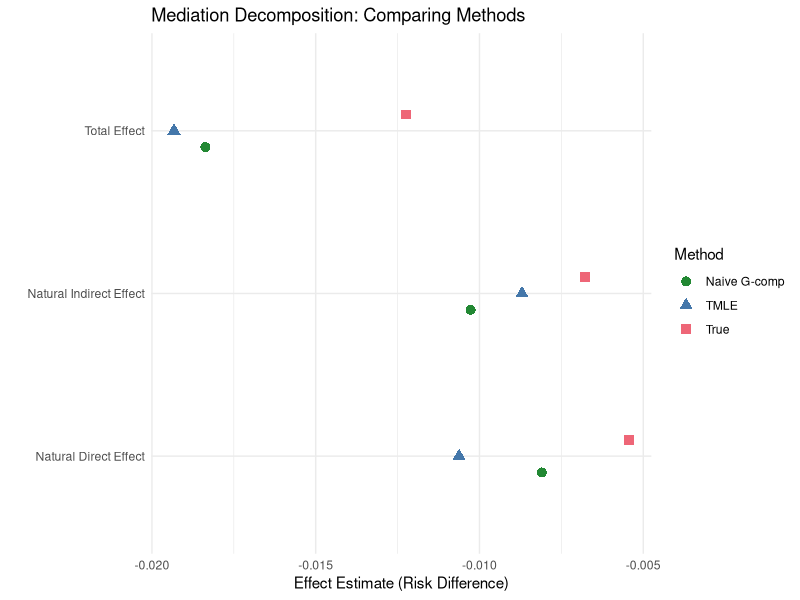
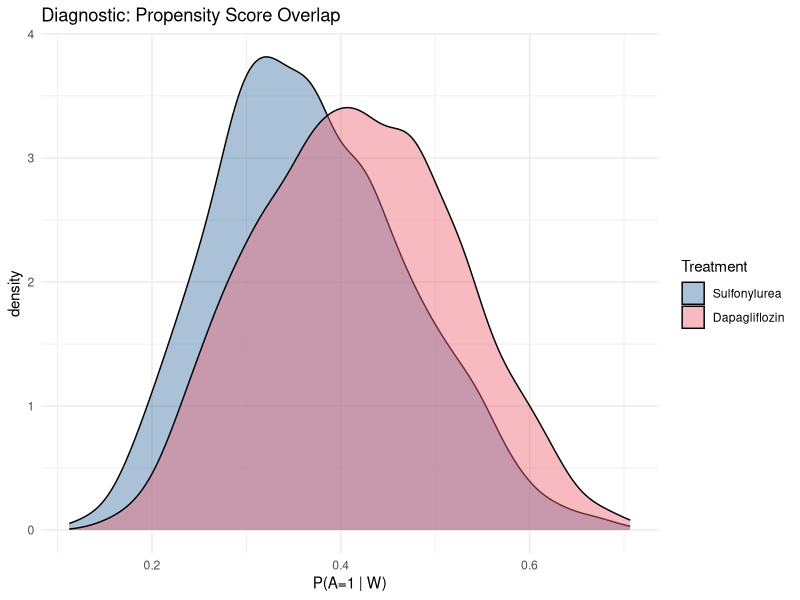
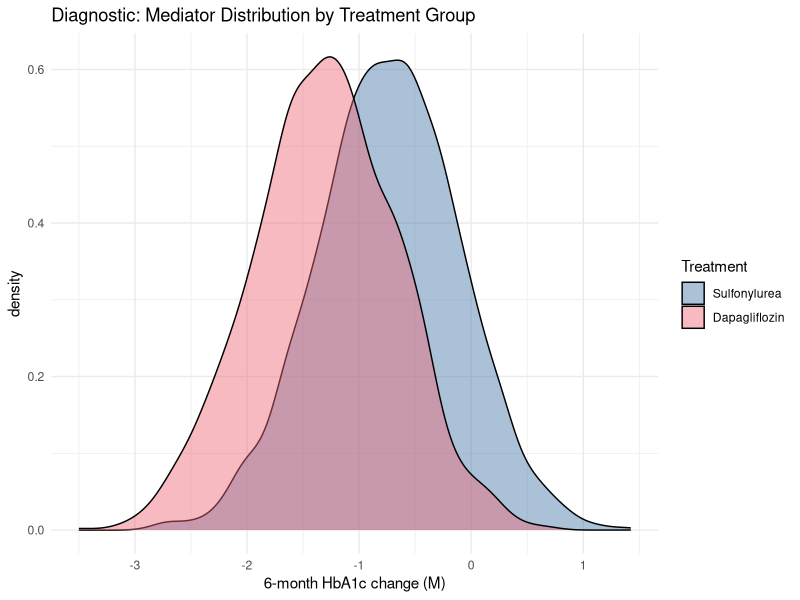
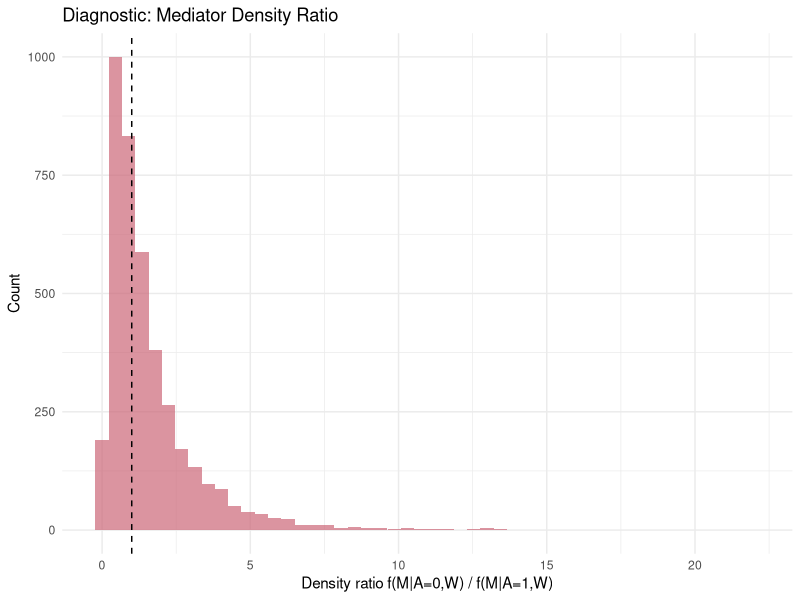
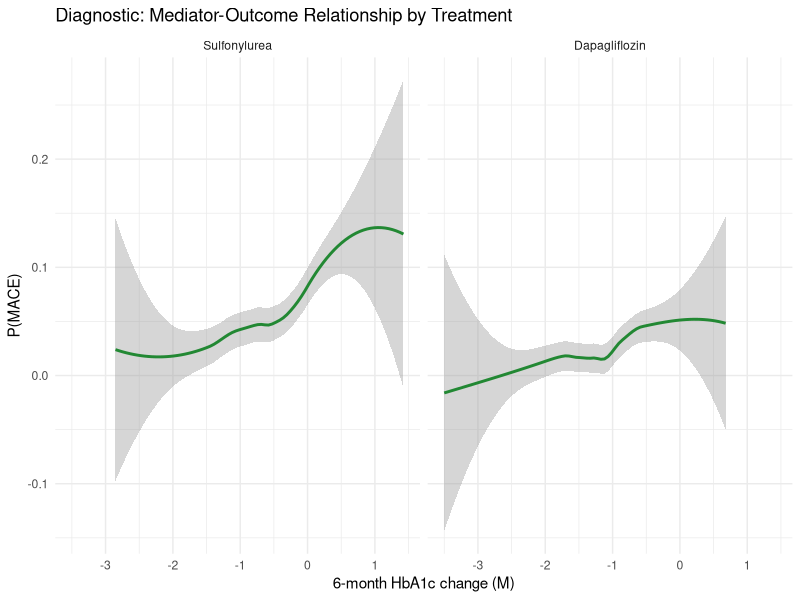

Generate these figures, in order, with R:
## ---- chunk 1
library(tidyverse)
set.seed(2026)
n <- 4000

# --- Baseline confounders ---
age    <- rnorm(n, mean = 62, sd = 10)
bmi    <- rnorm(n, mean = 31, sd = 5)
hba1c_bl <- rnorm(n, mean = 8.2, sd = 1.3)   # baseline HbA1c
cvd    <- rbinom(n, 1, plogis(-3.5 + 0.04 * age + 0.03 * bmi))
egfr   <- pmax(15, rnorm(n, mean = 95 - 0.5 * (age - 60), sd = 15))
statin <- rbinom(n, 1, plogis(-1.5 + 1.8 * cvd + 0.02 * age))

# --- Treatment model ---
lp_trt <- -0.5 +
  -0.02 * (age - 62) +
  0.03 * (bmi - 31) +
  -0.1 * (hba1c_bl - 8.2) +
  -0.5 * cvd +
  0.015 * (egfr - 80)

A <- rbinom(n, 1, plogis(lp_trt))

# --- Mediator: 6-month HbA1c change ---
# Dapagliflozin lowers HbA1c more than sulfonylurea
# Negative values = improvement (reduction in HbA1c)
M <- rnorm(n,
  mean = -0.3 - 0.5 * A + 0.1 * (hba1c_bl - 8.2) - 0.005 * egfr +
         0.01 * (age - 62),
  sd = 0.6
)

# --- Outcome: 1-year MACE ---
# Direct effect of A (non-glycemic) + indirect effect through M
lp_out <- -3.5 +
  -0.25 * A +           # DIRECT effect (non-glycemic pathways)
  0.40 * M +            # mediator effect (higher HbA1c change → more MACE)
  0.04 * (age - 62) +
  0.02 * (bmi - 31) +
  0.90 * cvd +
  -0.01 * (egfr - 80) +
  0.25 * statin +
  0.15 * A * cvd        # treatment-confounder interaction on direct path

Y <- rbinom(n, 1, plogis(lp_out))

dat <- tibble(age, bmi, hba1c_bl, cvd, egfr, statin, A, M, Y)
## ---- chunk 2
# --- Compute true NDE and NIE from the structural model ---

# We need: E[M | A=0, W] and E[M | A=1, W]
M_mean_A0 <- -0.3 - 0.5 * 0 + 0.1 * (hba1c_bl - 8.2) - 0.005 * egfr +
              0.01 * (age - 62)
M_mean_A1 <- -0.3 - 0.5 * 1 + 0.1 * (hba1c_bl - 8.2) - 0.005 * egfr +
              0.01 * (age - 62)

# Monte Carlo integration over M distribution
set.seed(999)
n_mc <- 50  # MC samples per observation

true_nde_vals <- numeric(n)
true_nie_vals <- numeric(n)
true_te_vals  <- numeric(n)

for (i in 1:n) {
  # Sample M values from P(M | A=0, W)
  m_samples_A0 <- rnorm(n_mc, mean = M_mean_A0[i], sd = 0.6)
  # Sample M values from P(M | A=1, W)
  m_samples_A1 <- rnorm(n_mc, mean = M_mean_A1[i], sd = 0.6)

  w_vec <- c(age[i], bmi[i], cvd[i], egfr[i], statin[i])

  # E[Y(1, M(0))] - average over M drawn from P(M|A=0,W)
  lp_1_m0 <- -3.5 + -0.25 * 1 + 0.40 * m_samples_A0 +
              0.04 * (w_vec[1] - 62) + 0.02 * (w_vec[2] - 31) +
              0.90 * w_vec[3] + -0.01 * (w_vec[4] - 80) +
              0.25 * w_vec[5] + 0.15 * 1 * w_vec[3]
  EY_1_M0 <- mean(plogis(lp_1_m0))

  # E[Y(0, M(0))]
  lp_0_m0 <- -3.5 + -0.25 * 0 + 0.40 * m_samples_A0 +
              0.04 * (w_vec[1] - 62) + 0.02 * (w_vec[2] - 31) +
              0.90 * w_vec[3] + -0.01 * (w_vec[4] - 80) +
              0.25 * w_vec[5] + 0.15 * 0 * w_vec[3]
  EY_0_M0 <- mean(plogis(lp_0_m0))

  # E[Y(1, M(1))]
  lp_1_m1 <- -3.5 + -0.25 * 1 + 0.40 * m_samples_A1 +
              0.04 * (w_vec[1] - 62) + 0.02 * (w_vec[2] - 31) +
              0.90 * w_vec[3] + -0.01 * (w_vec[4] - 80) +
              0.25 * w_vec[5] + 0.15 * 1 * w_vec[3]
  EY_1_M1 <- mean(plogis(lp_1_m1))

  true_nde_vals[i] <- EY_1_M0 - EY_0_M0
  true_nie_vals[i] <- EY_1_M1 - EY_1_M0
  true_te_vals[i]  <- EY_1_M1 - EY_0_M0
}

true_NDE <- mean(true_nde_vals)
true_NIE <- mean(true_nie_vals)
true_TE  <- mean(true_te_vals)

cat("True Total Effect: ", round(true_TE, 4), "\n")
cat("True NDE (direct): ", round(true_NDE, 4), "\n")
cat("True NIE (via M):  ", round(true_NIE, 4), "\n")
cat("NDE + NIE:         ", round(true_NDE + true_NIE, 4), "\n")
cat("Proportion mediated:", round(true_NIE / true_TE * 100, 1), "%\n")
## ---- chunk 3
# Step 1: Total effect
total_mod <- glm(Y ~ A + age + bmi + hba1c_bl + cvd + egfr + statin,
                 family = binomial, data = dat)

# Step 2: Mediator model
med_mod <- lm(M ~ A + age + bmi + hba1c_bl + cvd + egfr + statin,
              data = dat)

# Step 3: Outcome model with mediator
full_mod <- glm(Y ~ A + M + age + bmi + hba1c_bl + cvd + egfr + statin,
                family = binomial, data = dat)

cat("--- Baron-Kenny style coefficients ---\n")
cat("Total effect (A in model without M):", round(coef(total_mod)["A"], 3), "(log-OR)\n")
cat("Direct effect (A in model with M):  ", round(coef(full_mod)["A"], 3), "(log-OR)\n")
cat("Mediator effect (M on Y):           ", round(coef(full_mod)["M"], 3), "(log-OR)\n")
cat("Treatment on mediator:              ", round(coef(med_mod)["A"], 3), "(mean change)\n")
## ---- chunk 4
# Outcome model including the mediator
q_med_mod <- glm(Y ~ A + M + age + bmi + hba1c_bl + cvd + egfr + statin +
                   A:cvd,
                 family = binomial, data = dat)

# Mediator model
m_mod <- lm(M ~ A + age + bmi + hba1c_bl + egfr, data = dat)

# Predicted mediator values under A=0 and A=1
M_hat_A0 <- predict(m_mod, newdata = dat %>% mutate(A = 0))
M_hat_A1 <- predict(m_mod, newdata = dat %>% mutate(A = 1))

# E[Y(1, M(0))]: set A=1, M=M_hat_A0
EY_1_M0 <- mean(predict(q_med_mod,
  newdata = dat %>% mutate(A = 1, M = M_hat_A0),
  type = "response"))

# E[Y(0, M(0))]: set A=0, M=M_hat_A0
EY_0_M0 <- mean(predict(q_med_mod,
  newdata = dat %>% mutate(A = 0, M = M_hat_A0),
  type = "response"))

# E[Y(1, M(1))]: set A=1, M=M_hat_A1
EY_1_M1 <- mean(predict(q_med_mod,
  newdata = dat %>% mutate(A = 1, M = M_hat_A1),
  type = "response"))

naive_NDE <- EY_1_M0 - EY_0_M0
naive_NIE <- EY_1_M1 - EY_1_M0
naive_TE  <- EY_1_M1 - EY_0_M0

cat("Naive G-comp NDE:", round(naive_NDE, 4), " (true:", round(true_NDE, 4), ")\n")
cat("Naive G-comp NIE:", round(naive_NIE, 4), " (true:", round(true_NIE, 4), ")\n")
cat("Naive G-comp TE: ", round(naive_TE, 4),  " (true:", round(true_TE, 4), ")\n")
## ---- chunk 5
logit <- function(p) log(p / (1 - p))

# Outcome model: includes treatment, mediator, and confounders
q_mod <- glm(Y ~ A + M + age + bmi + hba1c_bl + cvd + egfr + statin +
               A:cvd + A:M,
             family = binomial, data = dat)

# Predict at observed values
QAM_init <- predict(q_mod, type = "response")

# Predict under counterfactual treatment values (keeping M observed)
Q1M_init <- predict(q_mod, newdata = dat %>% mutate(A = 1), type = "response")
Q0M_init <- predict(q_mod, newdata = dat %>% mutate(A = 0), type = "response")

cat("Q(A,M,W) range:", round(range(QAM_init), 4), "\n")
## ---- chunk 6
# Mediator model: how does M depend on A and W?
m_mod <- lm(M ~ A + age + bmi + hba1c_bl + egfr, data = dat)
sigma_m <- sigma(m_mod)

# Predicted mediator mean under A=0 and A=1
M_mean_a0 <- predict(m_mod, newdata = dat %>% mutate(A = 0))
M_mean_a1 <- predict(m_mod, newdata = dat %>% mutate(A = 1))

# Density of observed M under each treatment condition
# P(M_obs | A=0, W) and P(M_obs | A=1, W)
dens_M_A0 <- dnorm(dat$M, mean = M_mean_a0, sd = sigma_m)
dens_M_A1 <- dnorm(dat$M, mean = M_mean_a1, sd = sigma_m)

cat("Mean mediator shift (A=1 vs A=0):", round(mean(M_mean_a1 - M_mean_a0), 3), "\n")
## ---- chunk 7
g_mod <- glm(A ~ age + bmi + hba1c_bl + cvd + egfr + statin,
             family = binomial, data = dat)

ps <- predict(g_mod, type = "response")
ps <- pmax(0.01, pmin(0.99, ps))

cat("Propensity score range:", round(range(ps), 3), "\n")
## ---- chunk 8
# Density ratio: P(M | A=0, W) / P(M | A=1, W)
# This ratio "transports" the mediator distribution from control to treatment
density_ratio <- dens_M_A0 / pmax(dens_M_A1, 1e-10)

# Clever covariate for NDE
H_NDE <- dat$A * density_ratio / ps - (1 - dat$A) / (1 - ps)

# Clever covariate for NIE
H_NIE <- dat$A / ps - dat$A * density_ratio / ps

cat("Density ratio range:", round(range(density_ratio), 3), "\n")
cat("H_NDE range:", round(range(H_NDE), 2), "\n")
cat("H_NIE range:", round(range(H_NIE), 2), "\n")
## ---- chunk 9
# Fluctuation for NDE
fluc_nde <- glm(dat$Y ~ -1 + offset(logit(QAM_init)) + H_NDE,
                family = binomial)
eps_nde <- coef(fluc_nde)

cat("Epsilon NDE:", round(eps_nde, 5), "\n")

# Update Q predictions
Q1M_star_nde <- plogis(logit(Q1M_init) + eps_nde * density_ratio / ps)
Q0M_star_nde <- plogis(logit(Q0M_init) + eps_nde * (-1 / (1 - ps)))
## ---- chunk 10
# For the NDE, we need E[Q*(1,M,W)] where M ~ P(M|A=0,W)
# We use the density-ratio weighted average among treated
# and the direct average among controls

# Approach: Monte Carlo integration over P(M | A=0, W)
set.seed(42)
n_mc <- 30

nde_mc <- numeric(n)
for (i in 1:n) {
  m_draws <- rnorm(n_mc, mean = M_mean_a0[i], sd = sigma_m)

  # Density ratio for each MC draw: f(m|A=0,W) / f(m|A=1,W)
  dr_draws <- dnorm(m_draws, mean = M_mean_a0[i], sd = sigma_m) /
              pmax(dnorm(m_draws, mean = M_mean_a1[i], sd = sigma_m), 1e-10)

  # Q*(1, m, W) for each m draw
  # H_NDE at (A=1, m) = density_ratio(m) / ps
  newdat_1 <- dat[rep(i, n_mc), ] %>% mutate(A = 1, M = m_draws)
  q1m <- predict(q_mod, newdata = newdat_1, type = "response")
  q1m_star <- plogis(logit(q1m) + eps_nde * dr_draws / ps[i])

  # Q*(0, m, W) for each m draw
  # H_NDE at (A=0, m) = -1 / (1 - ps)
  newdat_0 <- dat[rep(i, n_mc), ] %>% mutate(A = 0, M = m_draws)
  q0m <- predict(q_mod, newdata = newdat_0, type = "response")
  q0m_star <- plogis(logit(q0m) + eps_nde * (-1 / (1 - ps[i])))

  nde_mc[i] <- mean(q1m_star) - mean(q0m_star)
}

tmle_NDE <- mean(nde_mc)
cat("TMLE NDE:", round(tmle_NDE, 4), " (true:", round(true_NDE, 4), ")\n")
## ---- chunk 11
# Fluctuation for NIE
fluc_nie <- glm(dat$Y ~ -1 + offset(logit(QAM_init)) + H_NIE,
                family = binomial)
eps_nie <- coef(fluc_nie)
cat("Epsilon NIE:", round(eps_nie, 5), "\n")

# Monte Carlo integration for NIE
nie_mc <- numeric(n)
for (i in 1:n) {
  # M draws from P(M|A=1,W)
  m_draws_a1 <- rnorm(n_mc, mean = M_mean_a1[i], sd = sigma_m)
  # M draws from P(M|A=0,W)
  m_draws_a0 <- rnorm(n_mc, mean = M_mean_a0[i], sd = sigma_m)

  # Density ratios for each draw: f(m|A=0,W) / f(m|A=1,W)
  dr_a1 <- dnorm(m_draws_a1, mean = M_mean_a0[i], sd = sigma_m) /
           pmax(dnorm(m_draws_a1, mean = M_mean_a1[i], sd = sigma_m), 1e-10)
  dr_a0 <- dnorm(m_draws_a0, mean = M_mean_a0[i], sd = sigma_m) /
           pmax(dnorm(m_draws_a0, mean = M_mean_a1[i], sd = sigma_m), 1e-10)

  # Q*(1, M(1), W) - Q*(1, M(0), W)
  # H_NIE at (A=1, m) = (1 - density_ratio(m)) / ps
  newdat_1_m1 <- dat[rep(i, n_mc), ] %>% mutate(A = 1, M = m_draws_a1)
  newdat_1_m0 <- dat[rep(i, n_mc), ] %>% mutate(A = 1, M = m_draws_a0)

  q_m1 <- predict(q_mod, newdata = newdat_1_m1, type = "response")
  q_m0 <- predict(q_mod, newdata = newdat_1_m0, type = "response")

  q_m1_star <- plogis(logit(q_m1) + eps_nie * (1 - dr_a1) / ps[i])
  q_m0_star <- plogis(logit(q_m0) + eps_nie * (1 - dr_a0) / ps[i])

  nie_mc[i] <- mean(q_m1_star) - mean(q_m0_star)
}

tmle_NIE <- mean(nie_mc)
tmle_TE  <- tmle_NDE + tmle_NIE

cat("TMLE NIE:", round(tmle_NIE, 4), " (true:", round(true_NIE, 4), ")\n")
cat("TMLE TE: ", round(tmle_TE, 4),  " (true:", round(true_TE, 4), ")\n")
## ---- chunk 12
results <- tibble(
  Effect = rep(c("Total Effect", "Natural Direct Effect", "Natural Indirect Effect"), 3),
  Method = rep(c("True", "Naive G-comp", "TMLE"), each = 3),
  Estimate = c(
    true_TE, true_NDE, true_NIE,
    naive_TE, naive_NDE, naive_NIE,
    tmle_TE, tmle_NDE, tmle_NIE
  )
)

results %>%
  pivot_wider(names_from = Method, values_from = Estimate) %>%
  mutate(across(where(is.numeric), ~round(., 4)))
## ---- chunk 13
# Visualization
ggplot(results, aes(x = Estimate, y = Effect, color = Method, shape = Method)) +
  geom_point(size = 3, position = position_dodge(width = 0.3)) +
  labs(
    x = "Effect Estimate (Risk Difference)",
    y = "",
    title = "Mediation Decomposition: Comparing Methods"
  ) +
  theme_minimal() +
  scale_color_manual(values = c("#228833", "#4477AA", "#EE6677"))
## ---- chunk 14
# Proportion mediated
cat("\n=== Proportion Mediated ===\n")
cat("True:       ", round(true_NIE / true_TE * 100, 1), "%\n")
cat("Naive G-comp:", round(naive_NIE / naive_TE * 100, 1), "%\n")
cat("TMLE:       ", round(tmle_NIE / tmle_TE * 100, 1), "%\n")
## ---- chunk 15
ggplot(dat, aes(x = ps, fill = factor(A, labels = c("Sulfonylurea", "Dapagliflozin")))) +
  geom_density(alpha = 0.45) +
  labs(
    x = "P(A=1 | W)", fill = "Treatment",
    title = "Diagnostic: Propensity Score Overlap"
  ) +
  theme_minimal() +
  scale_fill_manual(values = c("#4477AA", "#EE6677"))
## ---- chunk 16
ggplot(dat, aes(x = M, fill = factor(A, labels = c("Sulfonylurea", "Dapagliflozin")))) +
  geom_density(alpha = 0.45) +
  labs(
    x = "6-month HbA1c change (M)",
    fill = "Treatment",
    title = "Diagnostic: Mediator Distribution by Treatment Group"
  ) +
  theme_minimal() +
  scale_fill_manual(values = c("#4477AA", "#EE6677"))
## ---- chunk 17
ggplot(tibble(r = density_ratio), aes(x = r)) +
  geom_histogram(bins = 50, fill = "#CC6677", alpha = 0.7) +
  geom_vline(xintercept = 1, linetype = "dashed") +
  labs(
    x = "Density ratio f(M|A=0,W) / f(M|A=1,W)",
    y = "Count",
    title = "Diagnostic: Mediator Density Ratio"
  ) +
  theme_minimal()

cat("Density ratio summary:\n")
summary(density_ratio)
cat("Proportion > 3:", round(mean(density_ratio > 3), 3), "\n")
## ---- chunk 18
# Check that M actually predicts Y (otherwise no mediation to find)
ggplot(dat, aes(x = M, y = Y)) +
  geom_smooth(method = "loess", se = TRUE, color = "#228833") +
  facet_wrap(~factor(A, labels = c("Sulfonylurea", "Dapagliflozin"))) +
  labs(
    x = "6-month HbA1c change (M)",
    y = "P(MACE)",
    title = "Diagnostic: Mediator-Outcome Relationship by Treatment"
  ) +
  theme_minimal()
## ---- chunk 19
sessionInfo()
